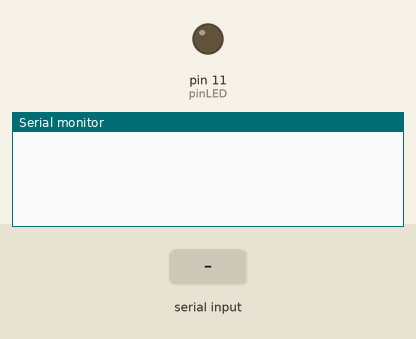
Simulated run of this sketch. Board: Arduino Uno, built with avr-gcc and run on an emulated ATmega328P. On the bench: output pins drawn as LEDs (lit = HIGH), the last lines printed to the serial monitor. Inputs (shaded band) come from the test bench.

Above: at 1.2 s.
1.3 s: "z:\n" received over Serial
At 2.2 s:
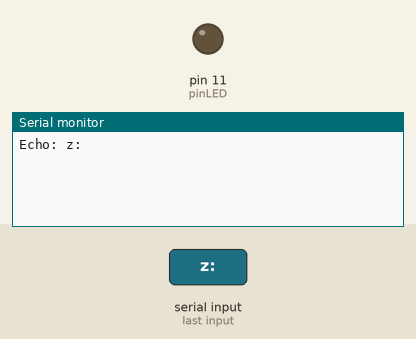
2.8 s: "90 45\n" received over Serial
At 3.3 s:
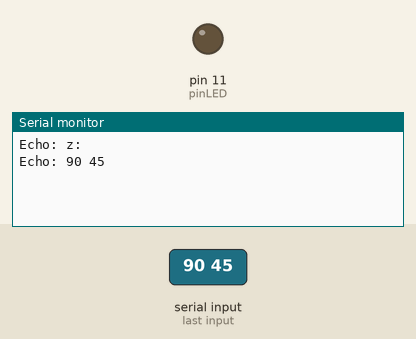
4.3 s: "5\n" received over Serial
At 5.7 s:
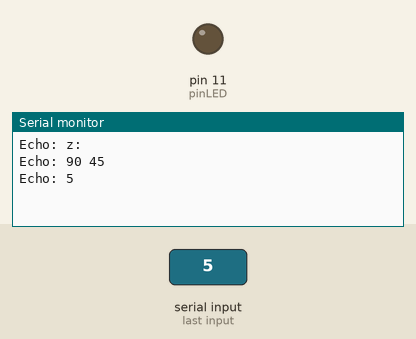

Measured:
- after the input at 1.3 s, the serial monitor: prints a new line at once (image 1)
- after the input at 2.8 s, the serial monitor: prints a new line at once (image 2)
- after the input at 4.3 s, the serial monitor: prints a new line at once (image 3)

The sketch:

taz_serialSendRec.ino
```cpp
String input = "";
const int pinLED = 11;


void setup() {
  Serial.begin(115200);
  pinMode(pinLED, OUTPUT);
}

void loop() {
  // Čitaj serijski ulaz
  while (Serial.available()) {
    char c = Serial.read();
    if (c == '\n') {
      input.trim();
      Serial.println("Echo: " + input);  // Vrati nazad poruku

      // Parsiraj vrijednost z
      int zIndex = input.indexOf("z:");
      if (zIndex != -1) {
        int spaceIndex = input.indexOf(' ', zIndex);
        String zStr = input.substring(zIndex + 2, spaceIndex == -1 ? input.length() : spaceIndex);
        int zVal = zStr.toInt();
        zVal = constrain(zVal, 0, 255);
        analogWrite(pinLED, zVal);
      }

      input = "";  // Resetiraj buffer za novu poruku
    } else {
      input += c;
    }
  }
}
```
